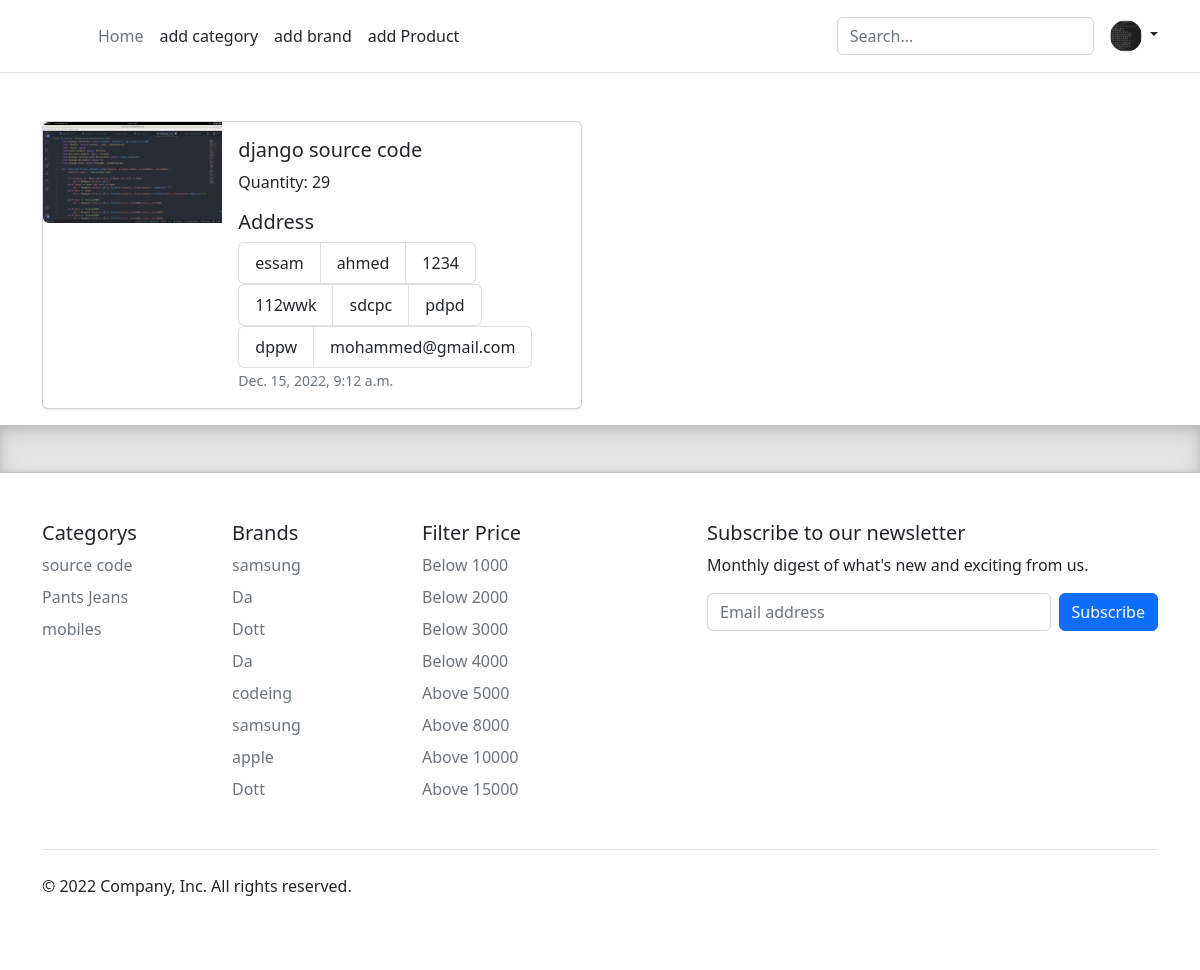
Screenshot of /my-account/detail-orders/38/ (signed in) with the database file from the repository.
### users/models.py (models this page shows, shortened)
class Profile(models.Model) :
    user = models.OneToOneField(User, on_delete=models.CASCADE)
    bio = models.CharField(max_length=120, blank=True)
    avatar = models.ImageField(upload_to="profiles", default="profiles/avatar.png")
    nationality = models.CharField(max_length=120, blank=True)
    is_buyer = models.BooleanField(default=False)
    @property
    def avatar_url(self) :
        try :
            url = self.avatar.url
        except :
            url = None
        return url

### store/models.py (models this page shows, shortened)
class Sales(models.Model) :
    user_order = models.ForeignKey(Profile, on_delete=models.SET_NULL, null=True)
    product = models.ForeignKey(Product, null=True, on_delete=models.SET_NULL)
    quantity = models.IntegerField(default=1)
    slug = models.SlugField(blank=True, null=True, unique=True)
    first_name = models.CharField(max_length=120, blank=True, null=True)
    last_name = models.CharField(max_length=120, blank=True, null=True)
    email= models.EmailField(max_length=60, blank=True, null=True)
    address = models.CharField(max_length=100, blank=True, null=True)
    address2 = models.CharField(max_length=120, blank=True, null=True)
    country = models.CharField(max_length=100, blank=True, null=True)
    state = models.CharField(max_length=200, blank=True, null=True)
    zip_code = models.CharField(max_length=10, blank=True, null=True)
    timestamp = models.DateTimeField(auto_now_add=True)
    updated = models.DateTimeField(auto_now=True)
    status = models.CharField(max_length=20, blank=True, null=True)

class Product(models.Model) :
    salesman = models.ForeignKey(Account, on_delete=models.CASCADE)
    name = models.CharField(max_length=122)
    slug = models.SlugField(blank=True, null=True, unique=True)
    image = models.ImageField(upload_to="products")
    price = models.PositiveIntegerField(default=0)
    brand = models.ForeignKey(Brand, on_delete=models.CASCADE)
    category = models.ForeignKey(Category, on_delete=models.CASCADE)
    option = models.CharField(max_length=10, choices=CATEGORY_CHOICES, blank=True, null=True)
    description = models.TextField()
    discount = models.PositiveIntegerField(default=0, validators=[MaxValueValidator(70),MinValueValidator(0) ])
    timestamp = models.DateTimeField(auto_now_add=True)
    objects = ProductManager()

class Category(models.Model) :
    name = models.CharField(max_length=40, unique=True)
    slug = models.SlugField(blank=True, unique=True)

class Brand(models.Model) :
    name = models.CharField(max_length=50, unique=True)
    slug = models.SlugField(blank=True, null=True, unique=True)

### accounts/views.py (the view)
# urls.py: path("detail-orders/<int:pk>/", views.detail_order_view, name="detail_order"),
@login_required
def detail_order_view(request, pk) :
    template_name = "accounts/detail-order.html"
    profile = request.user.profile
    if profile.is_buyer == True :
        try :
            obj = Sales.objects.get(pk=pk)
        except :
            obj = None
    else :
        return redirect("accounts:create_account")
    context = {
        "obj":obj
    }
    return render(request, template_name, context)

### processors/context_processors.py (called while the page is built)
def profile_context_processors_view(request) :
    if request.user.is_authenticated:
        profile = Profile.objects.get(user=request.user)
        context = {"profile":profile}
        return context
    return {}

def category_product_view(request) :
    qs = Category.objects.filter().order_by("?")[:10]
    context = {
        "catrogrys":qs
    }
    return context

def brand_product_view(request) :
    qs = Product.objects.filter().order_by("?")[:10]
    context = {
        "brands":qs
    }
    return context

### store/models.py (called while the page is built)
    def get_queryset(self) :
        return ProductQuerySet(self.model, using=self._db)

### accounts/templates/accounts/detail-order.html (shortened to what this page needs)
{% extends 'base.html' %}
{% block content %}
<div class="card mb-3" style="max-width: 540px;">
    <div class="row g-0">
      <div class="col-md-4">
        <img src="{{obj.product.image.url}}" class="img-fluid rounded-start" alt="...">
      </div>
      <div class="col-md-8">
        <div class="card-body">
          <h5 class="card-title">{{obj.product.name}}</h5>
          <p class="card-text">Quantity: {{obj.quantity}}</p>
                <h5>Address</h5>
          <ul class="list-group list-group-horizontal-sm">
            <li class="list-group-item">{{obj.first_name}}</li>
            <li class="list-group-item">{{obj.last_name}}</li>
            <li class="list-group-item">{{obj.zip_code}}</li>
          </ul>
          <ul class="list-group list-group-horizontal-md">
            <li class="list-group-item">{{obj.address}}</li>
            <li class="list-group-item">{{obj.address2}}</li>
            <li class="list-group-item">{{obj.country}}</li>
          </ul>
          <ul class="list-group list-group-horizontal-lg">
            <li class="list-group-item">{{obj.state}}</li>
            <li class="list-group-item">{{obj.email}}</li>
          </ul>
          <p class="card-text"><small class="text-muted">{{obj.timestamp}}</small></p>
        </div>
      </div>
    </div>
  </div>
{% endblock content %}

### templates/partials/navbar.html (shortened to what this page needs)
<main>
<header class="p-3 mb-3 border-bottom">
  <div class="container">
    <div class="d-flex flex-wrap align-items-center justify-content-center justify-content-lg-start">
      <a href="/" class="d-flex align-items-center mb-2 mb-lg-0 text-dark text-decoration-none">
        <svg class="bi me-2" width="40" height="32" role="img" aria-label="Bootstrap"><use xlink:href="#bootstrap"/></svg>
      </a>
      <ul class="nav col-12 col-lg-auto me-lg-auto mb-2 justify-content-center mb-md-0">
        <li><a href="{% url 'store:home' %}" class="nav-link px-2 link-secondary">Home</a></li>
        {% if profile.is_buyer %}
        <li><a href="{% url 'store:add_category' %}" class="nav-link px-2 link-dark">add category</a></li>
        <li><a href="{% url 'store:add_brand' %}" class="nav-link px-2 link-dark">add brand</a></li>
        <li><a href="{% url 'store:new_product' %}" class="nav-link px-2 link-dark">add Product</a></li>
        {% endif %}
      </ul>
      <form method="get" action="{% url 'search:search' %}" class="col-12 col-lg-auto mb-3 mb-lg-0 me-lg-3" role="search">
        <input type="search" class="form-control" name="q" placeholder="Search..." aria-label="Search">
      </form>
      {% if request.user.is_authenticated %}
      <div class="dropdown text-end">
        <a href="#" class="d-block link-dark text-decoration-none dropdown-toggle" data-bs-toggle="dropdown" aria-expanded="false">
          <img src="{{profile.avatar_url}}" alt="mdo" width="32" height="32" class="rounded-circle">
        </a>
        {% else %}
        <div class="text-end">
          <a href="{% url 'users:login' %}"><button type="button" class="btn btn-light text-dark me-2">Login</button></a>
          <a href="{% url 'users:register' %}"><button type="button" class="btn btn-primary">Sign-up</button></a>
        </div>
        {% endif %}
      </div>
    </div>
  </div>
</header>
</main>

### templates/partials/footer.html (shortened to what this page needs)
<div class="b-example-divider"></div>
<div class="container">
  <footer class="py-5">
    <div class="row">
      <div class="col-6 col-md-2 mb-3">
        <h5>Categorys</h5>
        {% for item in catrogrys %}
        <ul class="nav flex-column">
          <li class="nav-item mb-2"><a href="{% url 'store:filter_category' item.slug %}" class="nav-link p-0 text-muted">{{item.name}}</a></li>
        </ul>
        {% endfor %}
      </div>
      <div class="col-6 col-md-2 mb-3">
        <h5>Brands</h5>
        {% for item in brands %}
        <ul class="nav flex-column">
          <li class="nav-item mb-2"><a href="{% url 'store:filter_brand' item.category.slug item.brand.slug %}" class="nav-link p-0 text-muted">{{item.brand.name}}</a></li>
        </ul>
        {% endfor %}
      </div>
       <div class="col-6 col-md-2 mb-3">
        <h5>Filter Price</h5>
        <ul class="nav flex-column">
          <li class="nav-item mb-2"><a href="{% url 'store:filter_price' 'below1000' %}" class="nav-link p-0 text-muted">Below 1000</a></li>
          <li class="nav-item mb-2"><a href="{% url 'store:filter_price' 'below2000' %}" class="nav-link p-0 text-muted">Below 2000</a></li>
          <li class="nav-item mb-2"><a href="{% url 'store:filter_price' 'below3000' %}" class="nav-link p-0 text-muted">Below 3000</a></li>
          <li class="nav-item mb-2"><a href="{% url 'store:filter_price' 'below4000' %}" class="nav-link p-0 text-muted">Below 4000</a></li>
          <li class="nav-item mb-2"><a href="{% url 'store:filter_price' 'above5000' %}" class="nav-link p-0 text-muted">Above 5000</a></li>
          <li class="nav-item mb-2"><a href="{% url 'store:filter_price' 'above8000' %}" class="nav-link p-0 text-muted">Above 8000</a></li>
          <li class="nav-item mb-2"><a href="{% url 'store:filter_price' 'above10000' %}" class="nav-link p-0 text-muted">Above 10000</a></li>
          <li class="nav-item mb-2"><a href="{% url 'store:filter_price' 'above15000' %}" class="nav-link p-0 text-muted">Above 15000</a></li>
        </ul>
      </div>
      <div class="col-md-5 offset-md-1 mb-3">
        <form method="post" action="{% url 'users:subscribe' %}">
          <h5>Subscribe to our newsletter</h5>
          <p>Monthly digest of what's new and exciting from us.</p>
          <div class="d-flex flex-column flex-sm-row w-100 gap-2">
            <input id="newsletter1" name="news_email" type="email" class="form-control" placeholder="Email address">
            <button class="btn btn-primary" type="submit">Subscribe</button>
          </div>
        </form>
      </div>
    </div>
    <div class="d-flex flex-column flex-sm-row justify-content-between py-4 my-4 border-top">
      <p>&copy; 2022 Company, Inc. All rights reserved.</p>
      <ul class="list-unstyled d-flex">
        <li class="ms-3"><a class="link-dark" href="#"><svg class="bi" width="24" height="24"><use xlink:href="#twitter"/></svg></a></li>
        <li class="ms-3"><a class="link-dark" href="#"><svg class="bi" width="24" height="24"><use xlink:href="#instagram"/></svg></a></li>
        <li class="ms-3"><a class="link-dark" href="#"><svg class="bi" width="24" height="24"><use xlink:href="#facebook"/></svg></a></li>
      </ul>
    </div>
  </footer>
</div>

### static/style/main.css (style rules this page uses)
body { margin-top:20px; background-color: #f4f7f6; }
.card { background: #fff; margin-bottom: 30px; transition: .5s; border: 0; border-radius: .55rem; position: relative; width: 100%; box-shadow: 0 1px 2px 0 rgba(0,0,0,0.1); }

### static/style/form-validation.css (style rules this page uses)
.container { max-width: 960px; }

### templates/base.html (style rules this page uses)
.b-example-divider { height: 3rem; background-color: rgba(0, 0, 0, .1); border: solid rgba(0, 0, 0, .15); border-width: 1px 0; box-shadow: inset 0 .5em 1.5em rgba(0, 0, 0, .1), inset 0 .125em .5em rgba(0, 0, 0, .15); }
.bi { vertical-align: -.125em; fill: currentColor; }

### rows the page displays
Profile: avatar_url (picture)
Sales: product.image (picture), product.name "django source code", quantity "29", first_name "essam", last_name "ahmed", zip_code "1234", address "112wwk", address2 "sdcpc", country "pdpd", state "dppw", email "mohammed@gmail.com", timestamp "Dec. 15, 2022, 9:12 a.m."
Category: name "source code"
Category: name "Pants Jeans"
Category: name "mobiles"
Product: brand.name "samsung"
Product: brand.name "Da"
Product: brand.name "Dott"
Product: brand.name "Da"
Product: brand.name "codeing"
Product: brand.name "samsung"
Product: brand.name "apple"
Product: brand.name "Dott"
